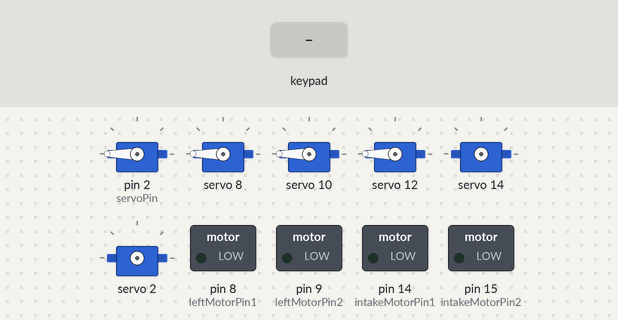
This sketch was run on a simulated Arduino Uno, built with avr-gcc and run on an emulated ATmega328P. On the bench: 6 × servo, switched loads named in the sketch (green lamp = pin HIGH). The inputs (shaded band) are chosen by the test bench.

Above: at 1.2 s.
1.3 s: key 'U' pressed
2.8 s: key 'X' pressed
4.3 s: key 'O' pressed
At 4.7 s:
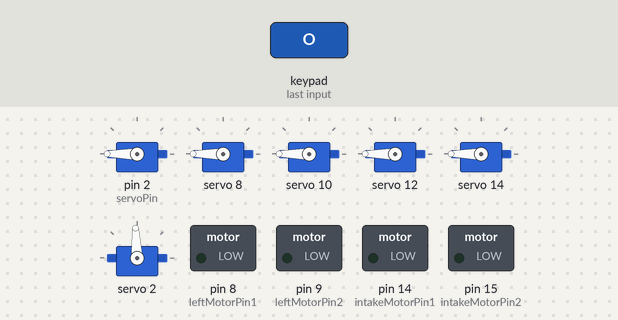
5.8 s: key 'T' pressed
At 6.6 s:
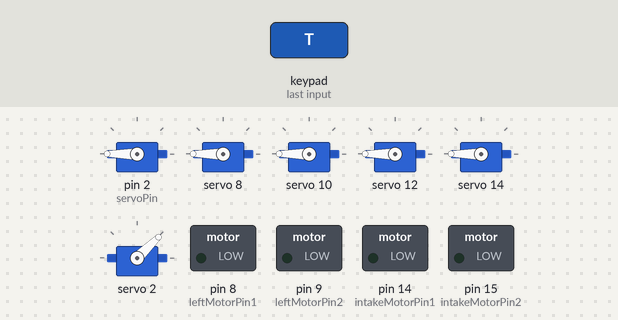
Timing chart, 0 to 8.3 s (numbered marks = the images above; inputs shaded):
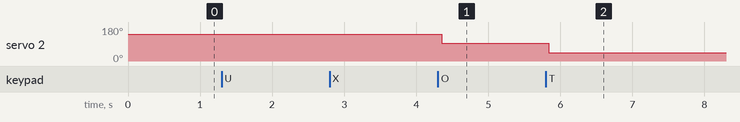

Measured:
- after the input at 4.3 s, servo 2: 141° → 93° after 0.05 s
- after the input at 5.8 s, servo 2: 93° → 44° at once

The sketch:

VORC-aDudu.ino
```cpp
#include <PS2X_lib.h>
#include <Wire.h>
#include <Adafruit_PWMServoDriver.h>

// Create PS2X instance
PS2X ps2x;

// Define motor and servo pins
const int leftMotorPin1 = 8;
const int leftMotorPin2 = 9;
const int rightMotorPin1 = 10;
const int rightMotorPin2 = 11;
const int middleMotorPin1 = 12;
const int middleMotorPin2 = 13;
const int intakeMotorPin1 = 14;
const int intakeMotorPin2 = 15;
const int servoPin = 2;

// Initialize servo object
Servo servo1;

Adafruit_PWMServoDriver pwm = Adafruit_PWMServoDriver();

// Function to set motor power
void setMotorPower(int motorPin1, int motorPin2, double power) {
  if(power >= 0 ) {
    pwm.setPWM(motorPin1, motorPin2, power* 4096); // power multiplied by 4096 because its range is 0 -> 1
    pwm.setPWM(motorPin1, motorPin2, 0);
  }
  else if ( power < 0 ) {
    pwm.setPWM(motorPin1, motorPin2, 0);
    pwm.setPWM(motorPin1, motorPin2, power * -4096); // if power < 0, go reverse
  }
}

void setup() {
  // Initialize Serial Monitor
  Serial.begin(9600);

  // Initialize PS2 controller
  int error = -1;
  for (int i = 0; i < 10; i++) {
    error = ps2x.config_gamepad(12, 11, 10, 13, true, true); // Data, Command, Attention, Clock, Pressures, Rumble
    if (error == 0) break;
    delay(100);
  }
  if (error) {
    Serial.println("PS2 Controller not found, check wiring!");
    while (1); // Halt the program
  }

  pwm.begin(); //Initialize PCA9685
  pwm.setOscillatorFrequency(27000000); // Initialize Oscillator Frequency
  pwm.setPWMFreq(50);// Initialize PWM Frequency
  Wire.setClock(400000); // Initialize i2c communicate speed

  // Initialize motor pins as outputs
  pinMode(leftMotorPin1, OUTPUT);
  pinMode(leftMotorPin2, OUTPUT);
  pinMode(rightMotorPin1, OUTPUT);
  pinMode(rightMotorPin2, OUTPUT);
  pinMode(middleMotorPin1, OUTPUT);
  pinMode(middleMotorPin2, OUTPUT);
  pinMode(intakeMotorPin1, OUTPUT);
  pinMode(intakeMotorPin2, OUTPUT);

  // Attach servo to pin
  servo1.attach(servoPin);

  // Set initial servo position
  servo1.write(180); // Neutral position
}

void loop() {
  // Read gamepad inputs
  ps2x.read_gamepad(false, 0);

  // Set speed ratio ( normal or boosted )
  double spdRatio = 0.6; // normal speed
  if (ps2x.Button(PSB_R1)) spdRatio = 1.0; // when PSB_R1 is holded, spdRatio become boosted

  // Calculate the ratio to prevent the motor power value to go over 255
  double y = sense(-ps2x.Analog(PSS_LY)) ; // imput analog value from the y axis of the left joystick
  double x = sense(ps2x.Analog(PSS_LX)) ; // imput analog value from, the x axis of left joystick
  double rx = sense(ps2x.Analog(PSS_RX)) ; // imput analog value from the x axis of the right joystick
  double ratio = max(abs(y) + abs(rx), 255); // if a motor power go pass 255, ratio = 255

  // Calculate motor power by inputs from PS2 gamepad
  double leftPower = (y + rx) / ratio * spdRatio; // multiplied by spdRatio to set normal or boosted speed
  double rightPower = (y - rx) / ratio * spdRatio; // divided by ratio to keep these value equal or lower than 1
  double midPower = x * spdRatio; // doesn't need to be divided by ratio because it is not controlled by any values except from x so it cannot be over 1 or under -1

  // Set motor power
  setMotorPower(leftMotorPin1, leftMotorPin2, leftPower); // set left motor power
  setMotorPower(rightMotorPin1, rightMotorPin2, rightPower); // set right motor power
  setMotorPower(middleMotorPin1, middleMotorPin2, midPower); // set middle motor power

  // Control intake motor
  if (ps2x.Button(PSB_PAD_UP)) { // if the dpad up button is pressed
    setMotorPower(intakeMotorPin1, intakeMotorPin2, 1); // turn on the intake
  } else if (ps2x.Button(PSB_PAD_DOWN)) { // if the dpad down button is pressed
    setMotorPower(intakeMotorPin1, intakeMotorPin2, 0); // turn off the intake
  }

  //Control Servo
  if (ps2x.Button(PSB_TRIANGLE)) {pwm.writeMicroseconds(2,1000); }// Set servo to 0 degree angle
  if (ps2x.Button(PSB_CIRCLE )) {pwm.writeMicroseconds(2,1500);} // Set servo to 90 degree angle
  if (ps2x.Button(PSB_CROSS)) {pwm.writeMicroseconds(2,2000); }// Set servo to 180 degree angle

  delay(50); // Small delay to prevent overwhelming the PS2 controller
}

double sense ( double x )
{
  return ( abs( x - 128.0 ) < 10  ) ? 0 : x ; // return 0 if the joystick value is lower than 10, to eliminate errors while robot is not moving
}
```
